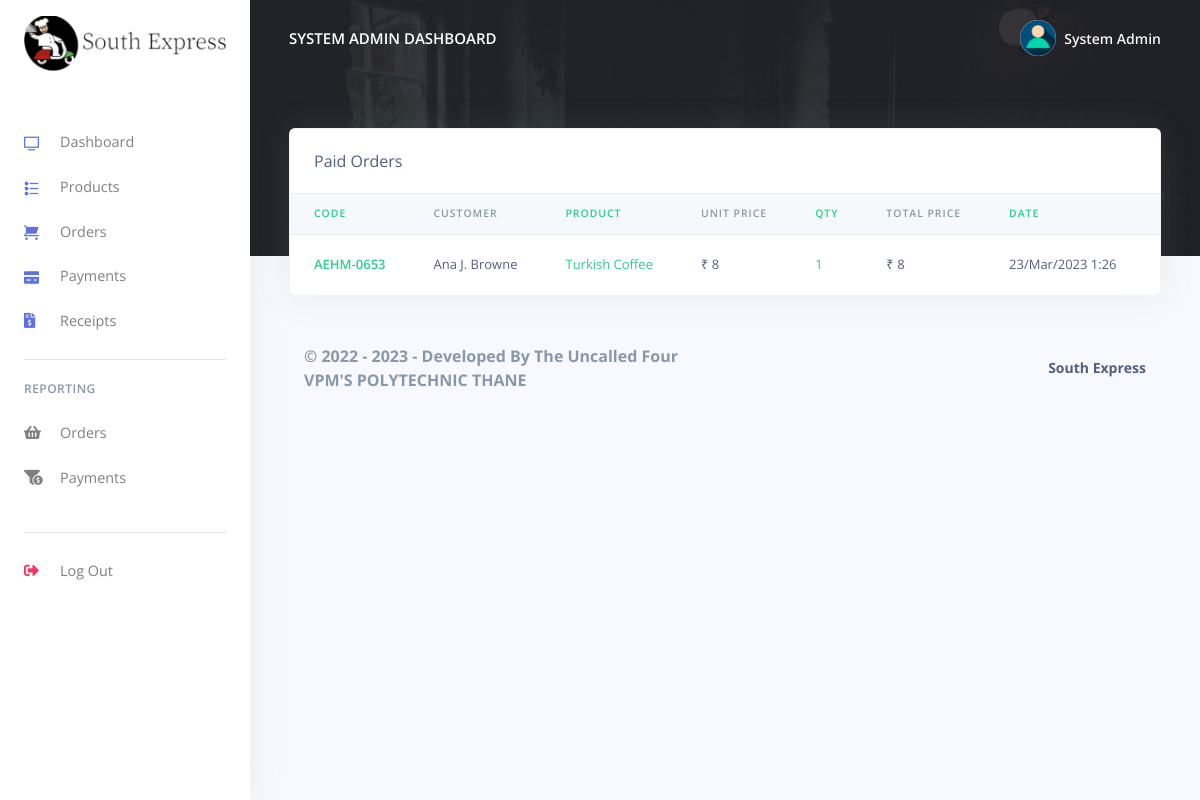
The app's page /Restro/admin/receipts.php (signed in) with its own data.
### tables this page shows
CREATE TABLE `rpos_admin` (
  `admin_id` varchar(200) NOT NULL,
  `admin_name` varchar(200) NOT NULL,
  `admin_email` varchar(200) NOT NULL,
  `admin_password` varchar(200) NOT NULL
);

CREATE TABLE `rpos_orders` (
  `order_code` varchar(200) NOT NULL,
  `customer_name` varchar(200) NOT NULL,
  `prod_id` varchar(200) NOT NULL,
  `prod_name` varchar(200) NOT NULL,
  `prod_price` varchar(200) NOT NULL,
  `prod_qty` varchar(200) NOT NULL,
  `order_status` varchar(200) NOT NULL,
  `created_at` timestamp(6) NOT NULL DEFAULT CURRENT_TIMESTAMP(6) ON UPDATE CURRENT_TIMESTAMP(6)
);

### Restro/admin/receipts.php (the view, shortened to what this page needs)
<?php
include('config/config.php');
require_once('partials/_head.php');
?>
<body>
    <?php
    require_once('partials/_sidebar.php');
    ?>
    <div class="main-content">
        <?php
        require_once('partials/_topnav.php');
        ?>
        <div class="container-fluid mt--8">
            <div class="row">
                <div class="col">
                    <div class="card shadow">
                        <div class="card-header border-0">
                            Paid Orders
                        </div>
                        <div class="table-responsive">
                            <table class="table align-items-center table-flush">
                                <thead class="thead-light">
                                    <tr>
                                        <th class="text-success" scope="col">Code</th>
                                        <th scope="col">Customer</th>
                                        <th class="text-success" scope="col">Product</th>
                                        <th scope="col">Unit Price</th>
                                        <th class="text-success" scope="col">Qty</th>
                                        <th scope="col">Total Price</th>
                                        <th class="text-success" scope="col">Date</th>
                                        <th scope="col">Actions</th>
                                    </tr>
                                </thead>
                                <tbody>
                                    <?php
                                    $ret = "SELECT * FROM  rpos_orders WHERE order_status = 'Paid' ORDER BY `rpos_orders`.`created_at` DESC  ";
                                    $stmt = $mysqli->prepare($ret);
                                    $stmt->execute();
                                    $res = $stmt->get_result();
                                    while ($order = $res->fetch_object()) {
                                        $total = ($order->prod_price * $order->prod_qty);
                                    ?>
                                        <tr>
                                            <th class="text-success" scope="row"><?php echo $order->order_code; ?></th>
                                            <td><?php echo $order->customer_name; ?></td>
                                            <td class="text-success"><?php echo $order->prod_name; ?></td>
                                            <td>₹ <?php echo $order->prod_price; ?></td>
                                            <td class="text-success"><?php echo $order->prod_qty; ?></td>
                                            <td>₹ <?php echo $total; ?></td>
                                            <td><?php echo date('d/M/Y g:i', strtotime($order->created_at)); ?></td>
                                            <td>
                                            </td>
                                        </tr>
                                    <?php } ?>
                                </tbody>
                            </table>
                        </div>
                    </div>
                </div>
            </div>
            <?php
            require_once('partials/_footer.php');
            ?>
        </div>
    </div>
</body>
</html>

### Restro/admin/partials/_sidebar.php (shortened to what this page needs)
<?php
$admin_id = $_SESSION['admin_id'];
$ret = "SELECT * FROM  rpos_admin  WHERE admin_id = '$admin_id'";
$stmt = $mysqli->prepare($ret);
$stmt->execute();
$res = $stmt->get_result();
while ($admin = $res->fetch_object()) {
?>
  <nav class="navbar navbar-vertical fixed-left navbar-expand-md navbar-light bg-white" id="sidenav-main">
    <div class="container-fluid">
      <a class="navbar-brand pt-0" href="dashboard.php">
        <img src="assets/img/brand/repos1.png" class="navbar-brand-img" alt="..." height="team-1-800x800">
      </a>
      <div class="collapse navbar-collapse" id="sidenav-collapse-main">
        <ul class="navbar-nav">
          <li class="nav-item">
            <a class="nav-link" href="dashboard.php">
              <i class="ni ni-tv-2 text-primary"></i> Dashboard
            </a>
          </li>
          <li class="nav-item">
            <a class="nav-link" href="products.php">
              <i class="ni ni-bullet-list-67 text-primary"></i>Products
            </a>
          </li>
          <li class="nav-item">
            <a class="nav-link" href="orders.php">
              <i class="ni ni-cart text-primary"></i> Orders
            </a>
          </li>
          <li class="nav-item">
            <a class="nav-link" href="payments.php">
              <i class="ni ni-credit-card text-primary"></i> Payments
            </a>
          </li>
          <li class="nav-item">
            <a class="nav-link" href="receipts.php">
              <i class="fas fa-file-invoice-dollar text-primary"></i> Receipts
            </a>
          </li>
        </ul>
        <hr class="my-3">
        <h6 class="navbar-heading text-muted">Reporting</h6>
        <ul class="navbar-nav mb-md-3">
          <li class="nav-item">
            <a class="nav-link" href="orders_reports.php">
              <i class="fas fa-shopping-basket"></i> Orders
            </a>
          </li>
          <li class="nav-item">
            <a class="nav-link" href="payments_reports.php">
              <i class="fas fa-funnel-dollar"></i> Payments
            </a>
          </li>
        </ul>
        <hr class="my-3">
        <ul class="navbar-nav mb-md-3">
          <li class="nav-item">
            <a class="nav-link" href="logout.php">
              <i class="fas fa-sign-out-alt text-danger"></i> Log Out
            </a>
          </li>
        </ul>
      </div>
    </div>
  </nav>
<?php } ?>

### Restro/admin/partials/_topnav.php
<?php
$admin_id = $_SESSION['admin_id'];
$ret = "SELECT * FROM  rpos_admin  WHERE admin_id = '$admin_id'";
$stmt = $mysqli->prepare($ret);
$stmt->execute();
$res = $stmt->get_result();
while ($admin = $res->fetch_object()) {
?>
    <nav class="navbar navbar-top navbar-expand-md navbar-dark" id="navbar-main">
        <div class="container-fluid">
            <a class="h4 mb-0 text-white text-uppercase d-none d-lg-inline-block" href="dashboard.php"><?php echo $admin->admin_name; ?> Dashboard</a>
            <ul class="navbar-nav align-items-center d-none d-md-flex">
                <li class="nav-item dropdown">
                    <a class="nav-link pr-0" href="" role="button" data-toggle="dropdown" aria-haspopup="true" aria-expanded="false">
                        <div class="media align-items-center">
                            <span class="avatar avatar-sm rounded-circle">
                                <img alt="Image placeholder" src="assets/img/theme/user-a-min.png">
                            </span>
                            <div class="media-body ml-2 d-none d-lg-block">
                                <span class="mb-0 text-sm  font-weight-bold"><?php echo $admin->admin_name; ?></span>
                            </div>
                        </div>
                    </a>
                </li>
            </ul>
        </div>
    </nav>
<?php } ?>

### records on screen
rpos_admin: admin_name "SYSTEM ADMIN", admin_name "System Admin"
rpos_orders: order_code "AEHM-0653", customer_name "Ana J. Browne", prod_name "Turkish Coffee", prod_price "8", prod_qty "1", created_at "23/Mar/2023 1:26"
